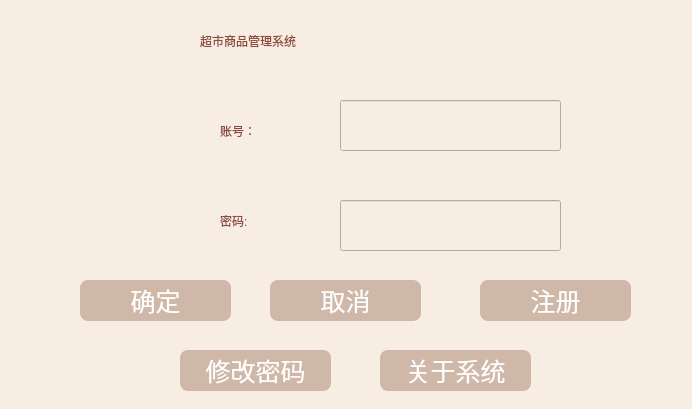
<?xml version="1.0" encoding="UTF-8"?>
<ui version="4.0">
 <class>LoginDia</class>
 <widget class="QDialog" name="LoginDia">
  <property name="geometry">
   <rect>
    <x>0</x>
    <y>0</y>
    <width>692</width>
    <height>409</height>
   </rect>
  </property>
  <property name="minimumSize">
   <size>
    <width>692</width>
    <height>409</height>
   </size>
  </property>
  <property name="maximumSize">
   <size>
    <width>692</width>
    <height>409</height>
   </size>
  </property>
  <property name="windowTitle">
   <string>登录</string>
  </property>
  <property name="styleSheet">
   <string notr="true">color:rgb(255, 85, 127);
background-color: rgb(248, 237, 227);</string>
  </property>
  <widget class="QPushButton" name="okBtn">
   <property name="geometry">
    <rect>
     <x>80</x>
     <y>280</y>
     <width>151</width>
     <height>41</height>
    </rect>
   </property>
   <property name="styleSheet">
    <string notr="true">background-color: rgb(208, 184, 168);
color: rgb(255, 255, 255);
font: 9pt &quot;楷体&quot;;
font-size:25px;

border:none;
border-radius:8px</string>
   </property>
   <property name="text">
    <string>确定</string>
   </property>
  </widget>
  <widget class="QPushButton" name="cancelBtn">
   <property name="geometry">
    <rect>
     <x>270</x>
     <y>280</y>
     <width>151</width>
     <height>41</height>
    </rect>
   </property>
   <property name="styleSheet">
    <string notr="true">background-color: rgb(208, 184, 168);
color: rgb(255, 255, 255);
background-color: rgb(208, 184, 168);
color: rgb(255, 255, 255);
font: 9pt &quot;楷体&quot;;
font-size:25px;

border:none;
border-radius:8px</string>
   </property>
   <property name="text">
    <string>取消</string>
   </property>
  </widget>
  <widget class="QLineEdit" name="accountEdit">
   <property name="geometry">
    <rect>
     <x>340</x>
     <y>100</y>
     <width>221</width>
     <height>51</height>
    </rect>
   </property>
   <property name="styleSheet">
    <string notr="true">color: rgb(141, 73, 58);
font: 16pt &quot;Microsoft YaHei UI&quot;;</string>
   </property>
  </widget>
  <widget class="QLineEdit" name="pwdEdit">
   <property name="geometry">
    <rect>
     <x>340</x>
     <y>200</y>
     <width>221</width>
     <height>51</height>
    </rect>
   </property>
   <property name="styleSheet">
    <string notr="true">color: rgb(141, 73, 58);
font: 16pt &quot;Microsoft YaHei UI&quot;;</string>
   </property>
   <property name="echoMode">
    <enum>QLineEdit::Password</enum>
   </property>
  </widget>
  <widget class="QLabel" name="label">
   <property name="geometry">
    <rect>
     <x>220</x>
     <y>110</y>
     <width>81</width>
     <height>41</height>
    </rect>
   </property>
   <property name="styleSheet">
    <string notr="true">font: 22pt &quot;楷体&quot;;
color: rgb(141, 73, 58);
</string>
   </property>
   <property name="text">
    <string>账号：</string>
   </property>
  </widget>
  <widget class="QLabel" name="label_2">
   <property name="geometry">
    <rect>
     <x>220</x>
     <y>200</y>
     <width>81</width>
     <height>41</height>
    </rect>
   </property>
   <property name="styleSheet">
    <string notr="true">font: 22pt &quot;楷体&quot;;
color: rgb(141, 73, 58);
</string>
   </property>
   <property name="text">
    <string>密码:</string>
   </property>
  </widget>
  <widget class="QPushButton" name="chPwdEdit">
   <property name="geometry">
    <rect>
     <x>180</x>
     <y>350</y>
     <width>151</width>
     <height>41</height>
    </rect>
   </property>
   <property name="styleSheet">
    <string notr="true">
background-color: rgb(208, 184, 168);
color: rgb(255, 255, 255);
font: 9pt &quot;楷体&quot;;
font-size:25px;

border:none;
border-radius:8px</string>
   </property>
   <property name="text">
    <string>修改密码</string>
   </property>
  </widget>
  <widget class="QLabel" name="label_3">
   <property name="geometry">
    <rect>
     <x>200</x>
     <y>10</y>
     <width>361</width>
     <height>61</height>
    </rect>
   </property>
   <property name="styleSheet">
    <string notr="true">font: 25pt ;
font: 9pt ;
font: 300 9pt ;
font: 30pt &quot;华文中宋&quot;;
color: rgb(141, 73, 58);
</string>
   </property>
   <property name="text">
    <string>超市商品管理系统</string>
   </property>
  </widget>
  <widget class="QLabel" name="imgLab">
   <property name="geometry">
    <rect>
     <x>80</x>
     <y>130</y>
     <width>90</width>
     <height>90</height>
    </rect>
   </property>
   <property name="text">
    <string/>
   </property>
  </widget>
  <widget class="QPushButton" name="aboutBtn">
   <property name="geometry">
    <rect>
     <x>380</x>
     <y>350</y>
     <width>151</width>
     <height>41</height>
    </rect>
   </property>
   <property name="styleSheet">
    <string notr="true">
background-color: rgb(208, 184, 168);
color: rgb(255, 255, 255);
font: 9pt &quot;楷体&quot;;
font-size:25px;

border:none;
border-radius:8px</string>
   </property>
   <property name="text">
    <string>关于系统</string>
   </property>
  </widget>
  <widget class="QPushButton" name="pushButton">
   <property name="geometry">
    <rect>
     <x>480</x>
     <y>280</y>
     <width>151</width>
     <height>41</height>
    </rect>
   </property>
   <property name="styleSheet">
    <string notr="true">background-color: rgb(17, 145, 255);
color: rgb(255, 255, 255);
background-color: rgb(208, 184, 168);
color: rgb(255, 255, 255);
font: 9pt &quot;楷体&quot;;
font-size:25px;

border:none;
border-radius:8px</string>
   </property>
   <property name="text">
    <string>注册</string>
   </property>
  </widget>
 </widget>
 <resources/>
 <connections/>
</ui>
